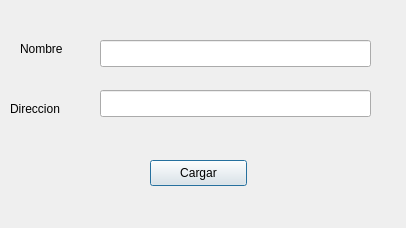
<?xml version="1.0" encoding="UTF-8"?>
<ui version="4.0">
 <class>Dialog</class>
 <widget class="QDialog" name="Dialog">
  <property name="geometry">
   <rect>
    <x>0</x>
    <y>0</y>
    <width>406</width>
    <height>228</height>
   </rect>
  </property>
  <property name="windowTitle">
   <string>Agregar Museo</string>
  </property>
  <widget class="QLabel" name="label">
   <property name="geometry">
    <rect>
     <x>20</x>
     <y>40</y>
     <width>67</width>
     <height>17</height>
    </rect>
   </property>
   <property name="text">
    <string>Nombre</string>
   </property>
  </widget>
  <widget class="QLabel" name="label_2">
   <property name="geometry">
    <rect>
     <x>10</x>
     <y>100</y>
     <width>67</width>
     <height>17</height>
    </rect>
   </property>
   <property name="text">
    <string>Direccion</string>
   </property>
  </widget>
  <widget class="QLineEdit" name="nombre">
   <property name="geometry">
    <rect>
     <x>100</x>
     <y>40</y>
     <width>271</width>
     <height>27</height>
    </rect>
   </property>
  </widget>
  <widget class="QLineEdit" name="direccion">
   <property name="geometry">
    <rect>
     <x>100</x>
     <y>90</y>
     <width>271</width>
     <height>27</height>
    </rect>
   </property>
  </widget>
  <widget class="QPushButton" name="cargar">
   <property name="geometry">
    <rect>
     <x>150</x>
     <y>160</y>
     <width>97</width>
     <height>26</height>
    </rect>
   </property>
   <property name="text">
    <string>Cargar</string>
   </property>
  </widget>
 </widget>
 <resources/>
 <connections/>
</ui>
